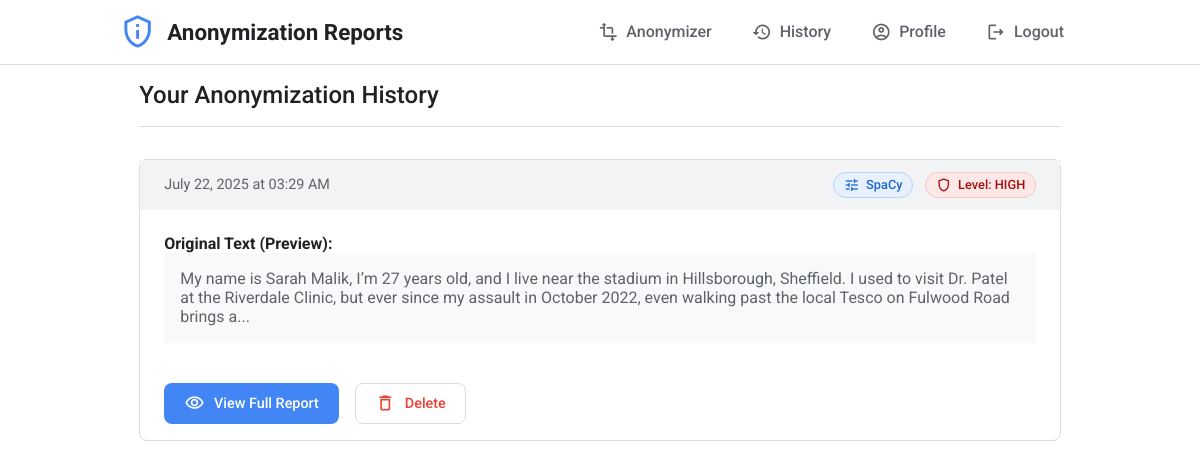
The app's page /history (signed in), older data.
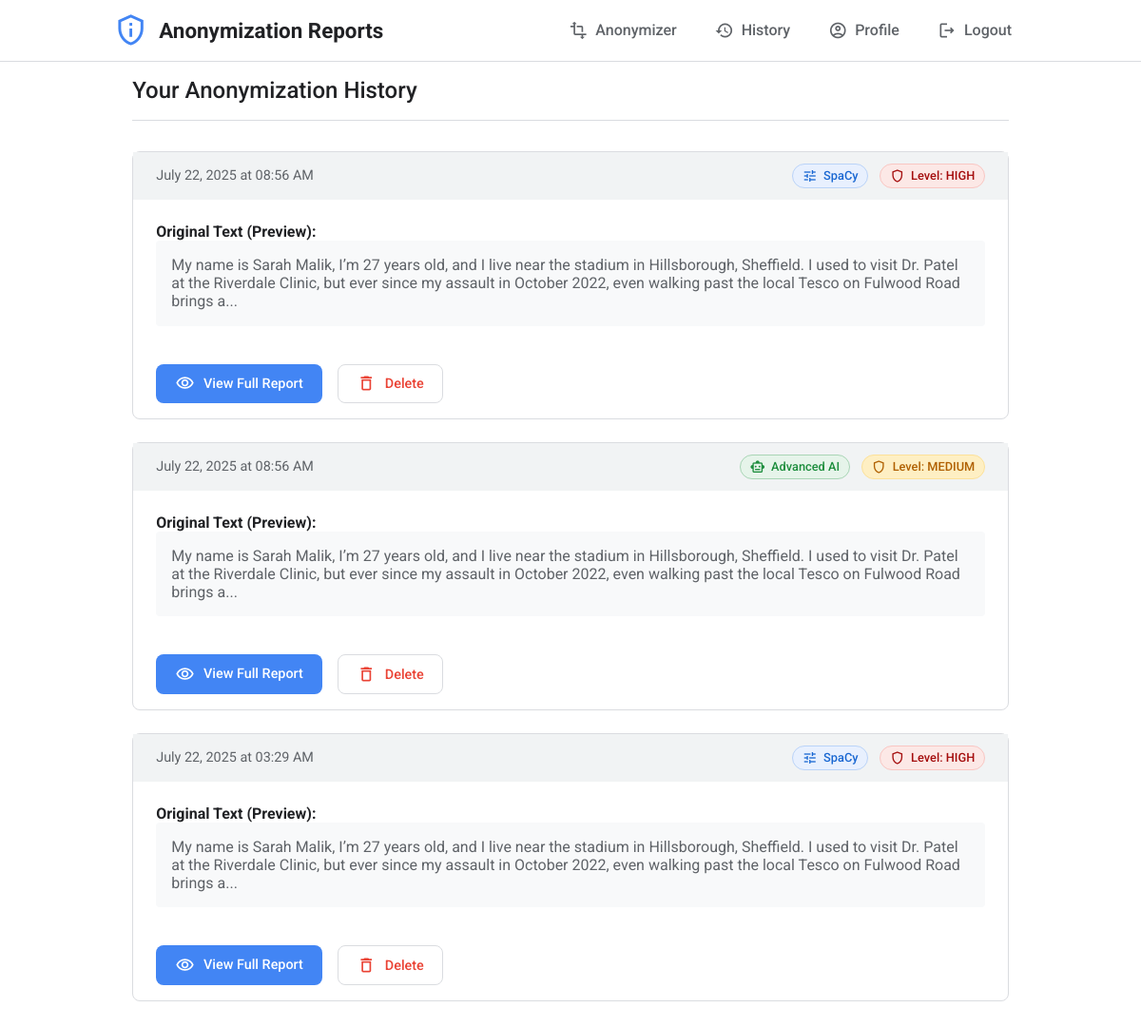
The same page, newer data.
### app/models.py (models this page shows, shortened)
class ReportHistory(db.Model):
    id = db.Column(db.Integer, primary_key=True)
    original_text = db.Column(db.Text, nullable=False)
    anonymized_text_highlighted = db.Column(db.Text, nullable=False)
    anonymized_text_clean = db.Column(db.Text, nullable=False)
    timestamp = db.Column(db.DateTime, nullable=False, default=datetime.datetime.now(datetime.timezone.utc))
    user_id = db.Column(db.Integer, db.ForeignKey('user.id'), nullable=False)
    model_used = db.Column(db.String(50), nullable=False, server_default='unknown')
    anonymization_level = db.Column(db.String(50), nullable=False, server_default='unknown')

### app/main.py (the view)
@main.route('/history')
@login_required
def history():
    page = request.args.get('page', 1, type=int)
    per_page = 10
    user_reports = ReportHistory.query.filter_by(user_id=current_user.id).order_by(
        ReportHistory.timestamp.desc()).paginate(page=page, per_page=per_page, error_out=False)
    return render_template('history.html', reports=user_reports)

### app/templates/history.html (shortened to what this page needs)
{% extends "base.html" %}
{% from "_macros.html" import render_pagination %}
{% block content %}
<div class="history-container">
    <div class="page-header">
        <h2>Your Anonymization History</h2>
    </div>
    {% for report in reports.items %}
        <div class="history-card">
            <div class="history-card-header">
                <span class="history-date">
                    {{ report.timestamp.strftime('%B %d, %Y at %I:%M %p') }}
                </span>
                <div class="info-tags">
                    {% if report.model_used and report.anonymization_level %}
                        <span class="info-tag model-{{ report.model_used }}">
                            <span class="material-icons-outlined">
                            </span>
                            {{ 'SpaCy' if report.model_used == 'spacy' else 'Advanced AI' }}
                        </span>
                        <span class="info-tag level-{{ report.anonymization_level }}">
                            <span class="material-icons-outlined">shield</span>
                            Level: {{ report.anonymization_level | upper }}
                        </span>
                    {% endif %}
                </div>
            </div>
            <div class="history-card-body">
                <p><strong>Original Text (Preview):</strong></p>
                <div class="text-preview">
                    {{ report.original_text[:250] }}{% if report.original_text|length > 250 %}...{% endif %}
                </div>
            </div>
            <div class="history-card-footer">
                <a href="{{ url_for('main.history_detail', report_id=report.id) }}" class="btn btn-primary">
                    <span class="material-icons-outlined">visibility</span> View Full Report
                </a>
                <form action="{{ url_for('main.delete_history', report_id=report.id) }}" method="post"
                      style="display:inline;"
                      onsubmit="return confirm('Are you sure you want to delete this report permanently?');">
                    <button type="submit" class="btn btn-danger">
                        <span class="material-icons-outlined">delete</span> Delete
                    </button>
                </form>
            </div>
        </div>
    {% endfor %}
</div>
{% endblock %}

### app/templates/base.html (shortened to what this page needs)
<!DOCTYPE html>
<html lang="en">
<head>
    <link rel="stylesheet" href="{{ url_for('static', filename='css/style.css') }}">
</head>
<body>
<header class="main-header">
    <div class="header-content">
        <a href="{{ url_for('main.index') }}" class="logo">
            <span class="material-icons-outlined">privacy_tip</span>
            <h1>Anonymization Reports</h1>
        </a>
        <nav>
            {% if current_user.is_authenticated %}
                <a href="{{ url_for('main.anonymize_page') }}">
                    <span class="material-icons-outlined">transform</span>Anonymizer
                </a>
                <a href="{{ url_for('main.history') }}">
                    <span class="material-icons-outlined">history</span>History
                </a>
                <a href="{{ url_for('auth.profile') }}">
                    <span class="material-icons-outlined">account_circle</span>Profile
                </a>
                <a href="{{ url_for('auth.logout') }}">
                    <span class="material-icons-outlined">logout</span>Logout
                </a>
            {% endif %}
        </nav>
    </div>
</header>
<main class="main-container">
    {% block content %}{% endblock %}
</main>
</body>
</html>

### app/static/css/style.css (style rules this page uses)
:root { --primary-color: #4285F4; --primary-hover: #5a95f5; --primary-active: #357ae8; --secondary-color: #f1f3f4; --secondary-hover: #e8eaed; --danger-color: #ea4335; --success-color: #34a853; --text-color: #202124; --subtle-text: #5f6368; --bg-color: #ffffff; --border-color: #dadce0; --card-bg: #ffffff; --marked-bg: #FDFFB6; --font-family: 'Roboto', sans-serif; --border-radius: 8px; --card-shadow: 0 1px 2px 0 rgba(60,64,67,.3), 0 2px 6px 2px rgba(60,64,67,.15); --container-width: 960px; }
* { box-sizing: border-box; margin: 0; padding: 0; }
body { font-family: var(--font-family); background-color: var(--bg-color); color: var(--text-color); line-height: 1.2; display: flex; flex-direction: column; min-height: 100vh; -webkit-font-smoothing: antialiased; -moz-osx-font-smoothing: grayscale; }
a { color: var(--primary-color); text-decoration: none; transition: color 0.2s ease-in-out; }
h1, h2, h3, h4 { font-weight: 500; line-height: 1.2; }
.main-container { width: 100%; max-width: var(--container-width); margin: 1rem auto; padding: 0 1.2rem; flex-grow: 1; }
.main-header { background-color: var(--bg-color); border-bottom: 1px solid var(--border-color); padding: 0 1.5rem; position: sticky; top: 0; z-index: 1000; }
.header-content { display: flex; justify-content: space-between; align-items: center; max-width: var(--container-width); margin: 0 auto; height: 64px; }
.logo { display: flex; align-items: center; gap: 0.75rem; color: var(--text-color); text-decoration: none; }
.logo h1 { font-size: 1.4rem; font-weight: 700; }
.logo .material-icons-outlined { color: var(--primary-color); font-size: 2.2rem; }
.main-header nav { display: flex; align-items: center; gap: 0.5rem; }
.main-header nav a { display: inline-flex; align-items: center; gap: 0.5rem; color: var(--subtle-text); font-weight: 500; text-decoration: none; padding: 0.5rem 1rem; border-radius: var(--border-radius); transition: color 0.2s, background-color 0.2s; }
.btn { display: inline-flex; align-items: center; justify-content: center; gap: 0.6rem; font-family: var(--font-family); font-weight: 500; border: 1px solid transparent; border-radius: var(--border-radius); padding: 0.6rem 1.2rem; font-size: 0.9rem; cursor: pointer; text-decoration: none; transition: background-color 0.2s, box-shadow 0.2s, border-color 0.2s; -webkit-font-smoothing: antialiased; }
.btn .material-icons-outlined, .main-header nav a .material-icons-outlined { font-size: 1.25rem; line-height: 1; }
.btn-primary { background-color: var(--primary-color); color: white; }
.btn-danger { background-color: var(--bg-color); color: var(--danger-color); border-color: var(--border-color); }
.history-container .page-header { margin-bottom: 2rem; border-bottom: 1px solid var(--border-color); padding-bottom: 1rem; }
.history-card { border: 1px solid var(--border-color); border-radius: var(--border-radius); margin-bottom: 1.5rem; }
.history-card-header { padding: 0.75rem 1.5rem; background: var(--secondary-color); font-size: 0.9rem; color: var(--subtle-text); }
.history-card-body { padding: 1.5rem; }
.text-preview { background-color: #f8f9fa; padding: 1rem; border-radius: 4px; max-height: 100px; overflow: hidden; color: var(--subtle-text); }
.history-card-footer { padding: 1rem 1.5rem; display: flex; gap: 1rem; align-items: center; }
.history-card-header { display: flex; justify-content: space-between; align-items: center; flex-wrap: wrap; gap: 1rem; }
.info-tags { display: flex; gap: 0.75rem; }
.info-tag { display: inline-flex; align-items: center; gap: 0.4rem; font-size: 0.8rem; font-weight: 500; padding: 0.25rem 0.6rem; border-radius: 1rem; border: 1px solid; }
.info-tag .material-icons-outlined { font-size: 1rem; }
.info-tag.model-spacy { color: #1967d2; background-color: #e8f0fe; border-color: #bad3f8; }
.info-tag.model-chatgpt { color: #1e8e3e; background-color: #e6f4ea; border-color: #a8d5b5; }
.info-tag.level-medium { color: #b06000; background-color: #feefc3; border-color: #fce199; }
.info-tag.level-high { color: #a50e0e; background-color: #fce8e6; border-color: #f9c6c2; }

Row changes from the older to the newer data that the page shows:
added ReportHistory: timestamp "July 22, 2025 at 08:56 AM", model_used "SpaCy", anonymization_level "HIGH", original_text "My name is Sarah Malik, I’m 27 years old, and I live near the stadium in Hillsborough, Sheffield. I used to visit Dr. Patel at the Riverdale Clinic, but ever since my assault in October 2022, even walking past the local Tesco on Fulwood Road brings a"
added ReportHistory: timestamp "July 22, 2025 at 08:56 AM", model_used "Advanced AI", anonymization_level "MEDIUM", original_text "My name is Sarah Malik, I’m 27 years old, and I live near the stadium in Hillsborough, Sheffield. I used to visit Dr. Patel at the Riverdale Clinic, but ever since my assault in October 2022, even walking past the local Tesco on Fulwood Road brings a"
